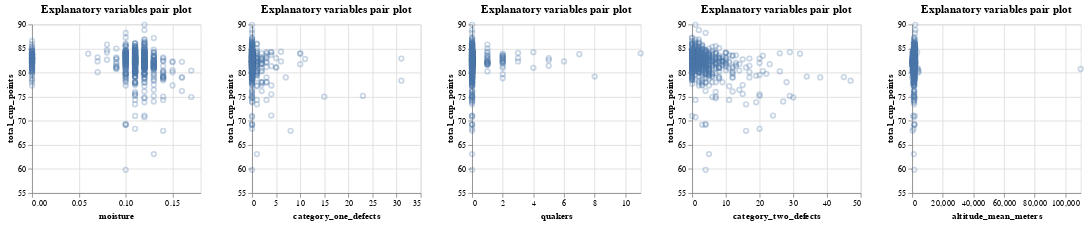

The code cell stored with this chart in its notebook:
### Code cell
splom = alt.Chart(train_df, title="Explanatory variables pair plot").mark_point(opacity=0.3).encode(
            x=alt.X(alt.repeat("column"), type='quantitative', scale = alt.Scale(zero=False)),
            y=alt.Y(alt.repeat("row"), type='quantitative', scale = alt.Scale(zero=False)),
            ).properties(
            width=200,
            height=200
            ).repeat(
            row=['total_cup_points'],
            column=['moisture', 'category_one_defects',
                    'quakers', 'category_two_defects',
                    'altitude_mean_meters']
            )
splom.save('../reports/images/target_histogram.html')
splom

### Figure 1 — Vega-Lite specification as saved in the notebook (floating-point values rounded to 4 significant figures; data arrays with more than 128 entries replaced by an {"elided": "..."} marker saying what was removed)
{"$schema": "https://vega.github.io/schema/vega-lite/v4.8.1.json", "config": {"view": {"continuousHeight": 300, "continuousWidth": 400}}, "datasets": {"data-534d221f204d3d1a1322df9483365b9a": {"elided": "718 records"}}, "repeat": {"column": ["moisture", "category_one_defects", "quakers", "category_two_defects", "altitude_mean_meters"], "row": ["total_cup_points"]}, "spec": {"data": {"name": "data-534d221f204d3d1a1322df9483365b9a"}, "encoding": {"x": {"field": {"repeat": "column"}, "scale": {"zero": false}, "type": "quantitative"}, "y": {"field": {"repeat": "row"}, "scale": {"zero": false}, "type": "quantitative"}}, "height": 200, "mark": {"opacity": 0.3, "type": "point"}, "title": "Explanatory variables pair plot", "width": 200}}
